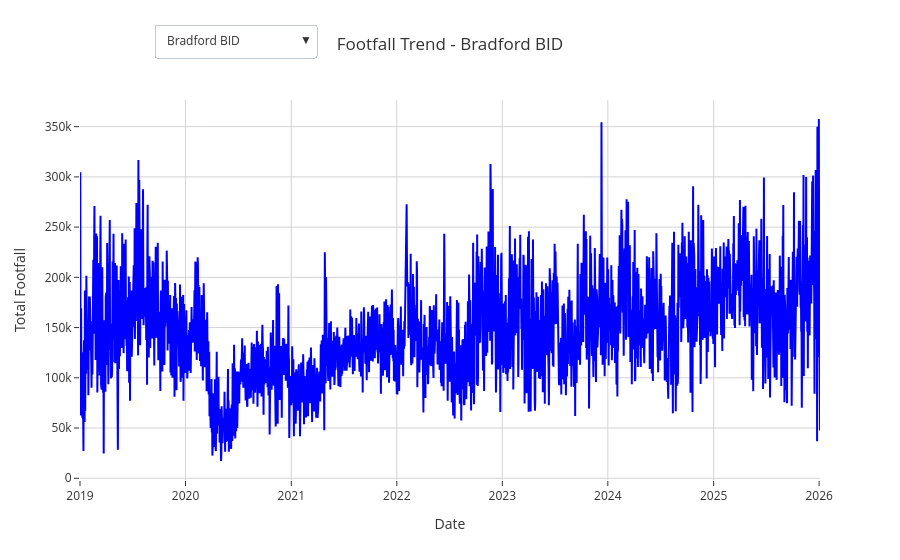

The notebook cell saved with this chart:
### Markdown cell above
Explore footfall time series (interactive plot which can be re-used in future dashboards)

### Code cell
#Plot interactive line graph of footfall throughout time,
#with button to select area of interest
# with hover option to check exact daily footfall count

import plotly.graph_objects as go

#Isolate regions and 
regions = footfall['area'].unique()

#Create initial figure
fig_BradFF = go.Figure()
buttons = []
trace_count = 0

#Loop through each region
for i, region in enumerate(regions):
    df_region = footfall[footfall['area'] == region].sort_values('datestamp')
    
    #Add traces for this variable
    fig_BradFF.add_scatter(
            x= df_region['datestamp'],
            y= df_region['estimated_actual_footfall'],
            mode='lines',
            name= region,
            line= dict(color='blue', width=2, dash='solid'),
            visible= (i==0), #only first is visible initially
            hovertemplate= '📅 %{x|%Y-%m-%d}<br> 👣Footfall: %{y:.1f}'
    )
    
    trace_count += 1

#Add buttons for dropdown menu
for i, region in enumerate(regions):
    visible_array = [False] * trace_count
    visible_array[i] = True
    buttons.append(dict(
        label=region,
        method='update',
        args=[{'visible': visible_array},
            {'title': f'Footfall Trend - {region}'}]
    ))

#Add dropdown and choose layout
fig_BradFF.update_layout(
    title= f'Footfall Trend - {regions[0]}',
    xaxis = dict(
        title= 'Date',
        showgrid= True,
        gridcolor='lightgrey',
        zeroline= False
    ),
    yaxis= dict(
        title='Total Footfall',
        showgrid= True,
        gridcolor='lightgrey',
        zeroline= False
    ),
    template= 'ggplot2',
    plot_bgcolor='rgba(0,0,0,0)',
    paper_bgcolor='rgba(0,0,0,0)',
    updatemenus=[dict(
        active=0,
        buttons=buttons,
        x= 0.1,
        y=1.2,
        xanchor= 'left',
        yanchor= 'top',
        direction='down',
        showactive= True
    )],
)

fig_BradFF.show()

### Figure 1 — Plotly figure (JSON) as saved in the notebook; plotly's stock layout.template omitted (floating-point values rounded to 4 significant figures; data arrays with more than 128 entries replaced by an {"elided": "..."} marker saying what was removed)
{"data": [{"hovertemplate": "📅 %{x|%Y-%m-%d}<br> 👣Footfall: %{y:.1f}", "line": {"color": "blue", "dash": "solid", "width": 2}, "mode": "lines", "name": "Bradford BID", "type": "scatter", "visible": true, "x": {"elided": "2561 str values"}, "y": {"elided": "2561 float values"}}, {"hovertemplate": "📅 %{x|%Y-%m-%d}<br> 👣Footfall: %{y:.1f}", "line": {"color": "blue", "dash": "solid", "width": 2}, "mode": "lines", "name": "Bradford - City Centre", "type": "scatter", "visible": false, "x": {"elided": "2561 str values"}, "y": {"elided": "2561 float values"}}, {"hovertemplate": "📅 %{x|%Y-%m-%d}<br> 👣Footfall: %{y:.1f}", "line": {"color": "blue", "dash": "solid", "width": 2}, "mode": "lines", "name": "Lister Park", "type": "scatter", "visible": false, "x": {"elided": "2561 str values"}, "y": {"elided": "2561 float values"}}, {"hovertemplate": "📅 %{x|%Y-%m-%d}<br> 👣Footfall: %{y:.1f}", "line": {"color": "blue", "dash": "solid", "width": 2}, "mode": "lines", "name": "Met Office - Bradford", "type": "scatter", "visible": false, "x": {"elided": "2470 str values"}, "y": {"elided": "2470 float values"}}], "layout": {"paper_bgcolor": "rgba(0,0,0,0)", "plot_bgcolor": "rgba(0,0,0,0)", "title": {"text": "Footfall Trend - Bradford BID"}, "updatemenus": [{"active": 0, "buttons": [{"args": [{"visible": [true, false, false, false]}, {"title": "Footfall Trend - Bradford BID"}], "label": "Bradford BID", "method": "update"}, {"args": [{"visible": [false, true, false, false]}, {"title": "Footfall Trend - Bradford - City Centre"}], "label": "Bradford - City Centre", "method": "update"}, {"args": [{"visible": [false, false, true, false]}, {"title": "Footfall Trend - Lister Park"}], "label": "Lister Park", "method": "update"}, {"args": [{"visible": [false, false, false, true]}, {"title": "Footfall Trend - Met Office - Bradford"}], "label": "Met Office - Bradford", "method": "update"}], "direction": "down", "showactive": true, "x": 0.1, "xanchor": "left", "y": 1.2, "yanchor": "top"}], "xaxis": {"gridcolor": "lightgrey", "showgrid": true, "title": {"text": "Date"}, "zeroline": false}, "yaxis": {"gridcolor": "lightgrey", "showgrid": true, "title": {"text": "Total Footfall"}, "zeroline": false}}}
